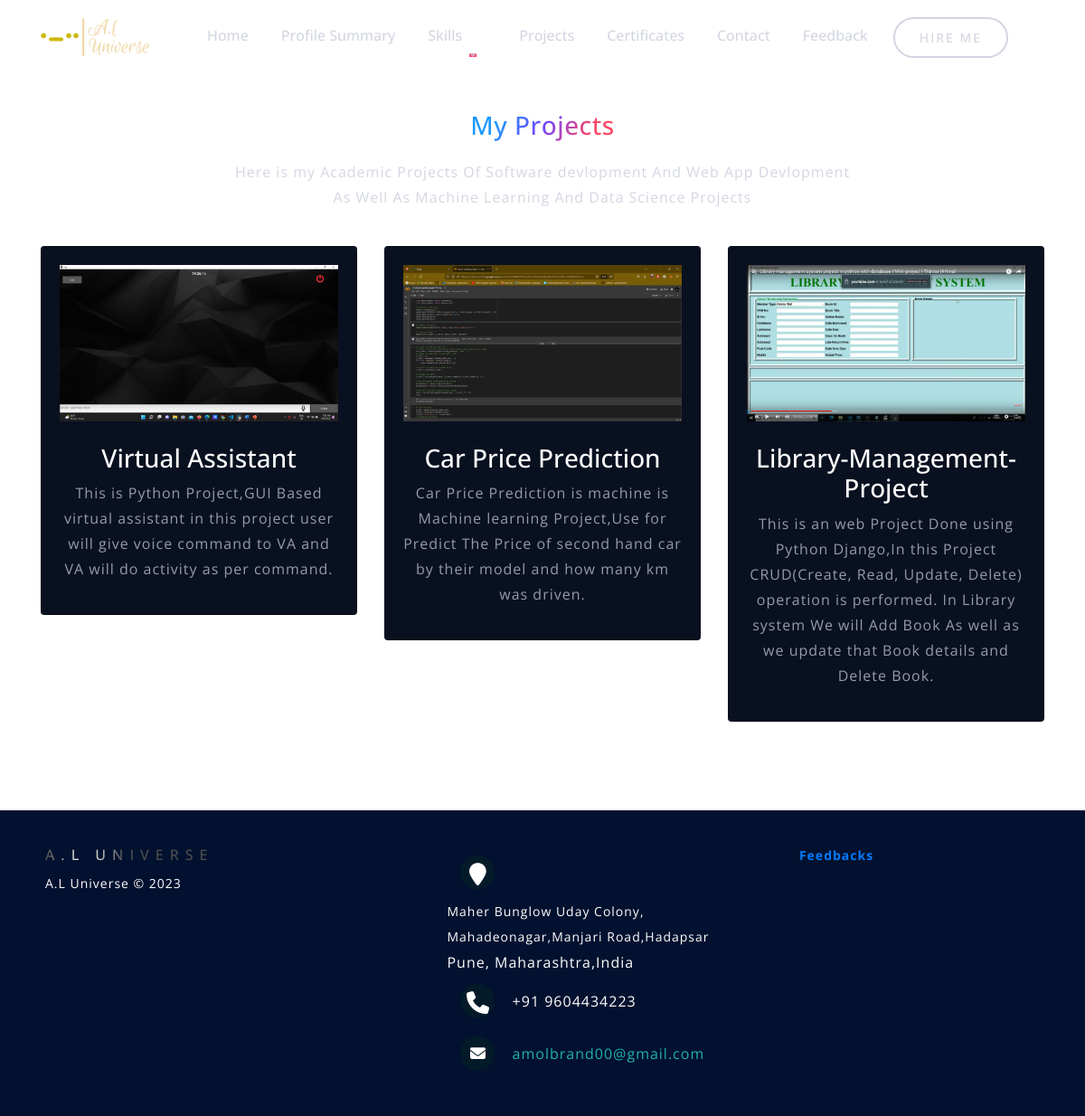
Screenshot of /project with the database file from the repository.
### PF/models.py (models this page shows, shortened)
class Project(models.Model):
    title = models.CharField(max_length=200)
    description = models.TextField()
    image = models.ImageField(upload_to='images/')
    url = models.URLField(blank=True)

### PF/views.py (the view)
# urls.py: path('project',views.project,name='project'),
def project(request):
    projects = Project.objects.all()
    return render(request, 'project.html', {'projects': projects})

### PF/templates/project.html (shortened to what this page needs)
{% extends 'base.html' %}
{% block body %}
<br>
<br>
<br>
<section id="services" class="services_wrapper">
    <div class="container">
        <div class="row">
            <div class="col-sm-12 text-center mb-4">
                <span class="subtitle"><h3>My Projects</h3></span>
                <p>Here is my Academic Projects Of Software devlopment And Web App Devlopment<br class="d-none d-md-block">
                    As Well As Machine Learning And Data Science Projects</p>
            </div>
        </div>
        <div class="row">
            {% for project in projects %}
            <div class="col-lg-4 col-md-6 mb-4">
                <div class="card">
                    <div class="card-body text-md-start text-center">
                        {% if project.image %}
                        <img src="{{project.image.url}}" alt="service" class="img-fluid mb-4">
                        {% endif %}
                        <h3>{{project.title}}</h3>
                        <p>{{project.description}}</p>
                    </div>
                </div>
            </div>
            {% endfor %}
        </div>
    </div>
  </section>
{% endblock body %}

### PF/static/style.css (style rules this page uses)
* { box-sizing: border-box; margin: 0; padding: 0; }
:root { --primary-color: #FD4766; --secondary-color: #0e1525; --bg-dark-blue: #091020; --bg-white: #fff; --gray-color: #c6c9d8bf; --gradient-color: linear-gradient(-224deg, var(--primary-color) 0, #337DFF 100%); --gradient-text: linear-gradient(120deg, #1C99FE 20.69%, #7644FF 50.19%, var(--primary-color) 79.69%); filter: progid:DXImageTransform.Microsoft.gradient(startColorstr='var(--primary-color)', endColorstr='var(--secondary-color)', GradientType=1); --primary-font:'Poppins', sans-serif; --primary-text: #FD4766; --text-gray: #c6c9d8bf; --text-white: #fff; }
body { font-family: var(--primary-font); background-color: var(--secondary-color); }
section { padding: 50px 0; }
h3 { margin-bottom: 19px; font-weight: 600; font-size: 20px; color: var(--text-white); }
p { color: var(--text-gray); font-size: 16px; line-height: 28px; letter-spacing: 1px; font-weight: 400; }
.subtitle { display: inline-block; font-weight: 600; letter-spacing: 0.5px; line-height: 18px; font-size: 16px; margin-bottom: 12px; background: var(--primary-color); background: var(--gradient-text); -webkit-background-clip: text; -webkit-text-fill-color: transparent; }
.services_wrapper .card { background-color: var(--bg-dark-blue); cursor: pointer; transition: transform 0.65s cubic-bezier(0.05, 0.2, 0.1, 1); box-shadow: 0.65s cubic-bezier(0.05, 0.2, 0.1, 1); }

### PF/static/footer.css (style rules this page uses)
* { font-family: Open Sans; }

### rows the page displays
Project: image (picture), title "Virtual Assistant", description "This is Python Project,GUI Based virtual assistant in this project user will give voice command to VA and VA will do activity as per command."
Project: image (picture), title "Car Price Prediction", description "Car Price Prediction is machine is Machine learning Project,Use for Predict The Price of second hand car by their model and how many km was driven."
Project: image (picture), title "Library-Management-Project", description "This is an web Project Done using Python Django,In this Project CRUD(Create, Read, Update, Delete) operation is performed. In Library system We will Add Book As well as we update that Book details and Delete Book."
